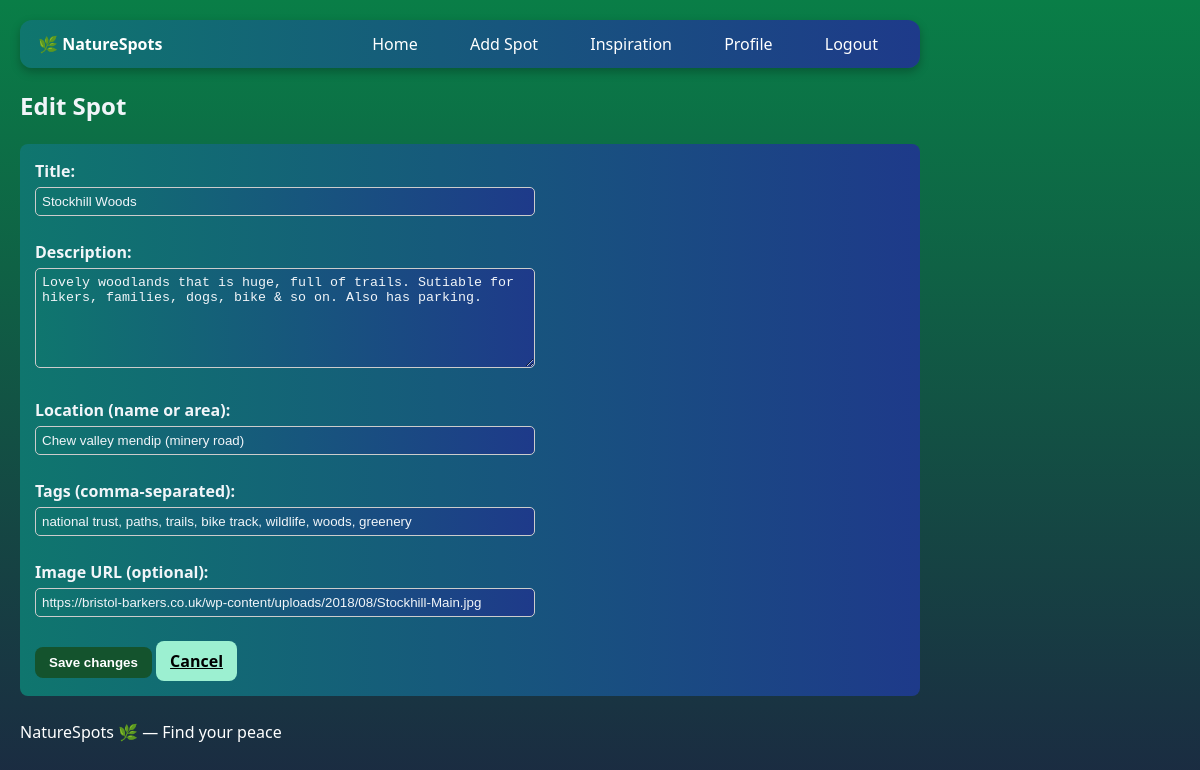
Page /spots/1/edit (signed in) on the committed database.
### app.py (models this page shows)
class NatureSpot(db.Model):
    id = db.Column(db.Integer, primary_key=True)
    title = db.Column(db.String(100), nullable=False)
    description = db.Column(db.Text, nullable=False)
    location = db.Column(db.String(100), nullable=False)
    tags = db.Column(db.String(100))
    image_url = db.Column(db.String(300))
    user_id = db.Column(db.Integer, db.ForeignKey('user.id'), nullable=False)

### app.py (the view, shortened to what this page needs)
@app.route('/spots/<int:spot_id>/edit', methods=['GET', 'POST'])
def edit_spot(spot_id):
    if 'user_id' not in session:
        flash('Please log in.', 'warning')
        return redirect(url_for('login'))
    spot = get_spot_or_404(spot_id)
    if spot.user_id != session['user_id']:
        abort(403)
    return render_template('edit_spot.html', spot=spot)

### app.py (called while the page is built)
def get_spot_or_404(spot_id):
    spot = NatureSpot.query.get(spot_id)
    if not spot:
        abort(404)
    return spot

### templates/edit_spot.html (shortened to what this page needs)
{% extends 'layout.html' %}
{% block content %}
<h2>Edit Spot</h2>
<form method="POST" class="edit-form">
  <label>Title:</label><br>
  <input type="text" name="title" value="{{ spot.title }}" required><br><br>
  <label>Description:</label><br>
  <textarea name="description" required>{{ spot.description }}</textarea><br><br>
  <label>Location (name or area):</label><br>
  <input type="text" name="location" value="{{ spot.location }}" required><br><br>
  <label>Tags (comma-separated):</label><br>
  <input type="text" name="tags" value="{{ spot.tags }}"><br><br>
  <label>Image URL (optional):</label><br>
  <input type="url" name="image_url" value="{{ spot.image_url or '' }}"><br><br>
  <button type="submit" class="btn btn-save">Save changes</button>
  <a href="{{ url_for('profile', username=session.get('username')) }}" class="btn btn-secondary">Cancel</a>
</form>
{% endblock %}

### templates/layout.html (shortened to what this page needs)
<!DOCTYPE html>
<html lang="en">
<head>
    <link rel="stylesheet" href="{{ url_for('static', filename='styles.css') }}">
</head>
<body>
<header>
  <nav class="topnav">
    <div class="brand">
      <a href="{{ url_for('home') }}">🌿 NatureSpots</a>
    </div>
    <div class="links">
      <a href="{{ url_for('home') }}" class="{% if request.endpoint == 'home' %}active{% endif %}">Home</a>
      <a href="{{ url_for('add_spot') }}" class="{% if request.endpoint == 'add_spot' %}active{% endif %}">Add Spot</a>
      <a href="{{ url_for('inspiration') }}" class="{% if request.endpoint == 'inspiration' %}active{% endif %}">Inspiration</a>
      {% if session.get('user_id') %}
        <a href="{{ url_for('profile', username=session.get('username')) }}" class="{% if request.endpoint in ['profile','my_profile'] %}active{% endif %}">Profile</a>
        <a href="{{ url_for('logout') }}">Logout</a>
      {% else %}
        <a href="{{ url_for('login') }}" class="{% if request.endpoint == 'login' %}active{% endif %}">Login</a>
        <a href="{{ url_for('register') }}" class="{% if request.endpoint == 'register' %}active{% endif %}">Register</a>
      {% endif %}
    </div>
  </nav>
</header>
  <main>
     {% block content %}{% endblock %}
   </main>
    <footer>
        <p>NatureSpots 🌿 — Find your peace</p>
    </footer>
</body>
</html>

### static/styles.css (style rules this page uses)
:root { --bg:#035125; --panel:#1c2541; --accent:#5bc0be; --accent-2:#6fffe9; --text:#f1f5f9; --muted:#94a3b8; --danger:#ef4444; --success:#22c55e; --radius:10px; --gap:14px; }
* { box-sizing:border-box }
body { margin:0; font-family:system-ui,-apple-system,Segoe UI,Roboto,Inter,Arial,sans-serif; background:linear-gradient(180deg,#097e47 0%,#1c2541 100%); color:var(--text); min-height:100vh; }
input,select,textarea { width:100%; padding:10px 12px; margin-top:8px; background:linear-gradient(to right, #0f766e, #1e3a8a); color:var(--text); border:1px solid rgba(255,255,255,.12); border-radius:8px; }
button,.btn { display:inline-block; padding:10px 14px; cursor:pointer; border-radius:8px; border:1px solid transparent; background:linear-gradient(180deg,var(--accent),var(--accent-2)); color:#03141c; font-weight:600; }
body { font-family: system-ui, Arial, sans-serif; line-height: 1.5; max-width: 900px; margin: 20px; }
nav a { margin-right: 12px; }
.btn { background: #9cf0d1; color: #000; border: none; padding: 8px 14px; border-radius: 8px; cursor: pointer; font-weight: bold; }
.btn-save { background:#14532d; border-color: #22c55e; color: #fff; }
.edit-form { padding: 15px; border: none; border-radius: 8px; background: linear-gradient(to right, #0f766e, #1e3a8a); margin-top: 15px; }
.edit-form label { font-weight: bold; }
.edit-form input, .edit-form textarea { width: 100%; max-width: 500px; padding: 6px; margin-top: 4px; border: 1px solid #ccc; border-radius: 5px; }
.edit-form textarea { min-height: 100px; resize: vertical; }
.topnav { display: flex; align-items: center; justify-content: space-between; padding: 12px 18px; border-radius: 12px; background: linear-gradient(to right, #0f766e, #1e3a8a); border: none; box-shadow: 0 4px 10px rgba(0,0,0,0.25); margin-bottom: 16px; }
.topnav .brand a { font-weight: 800; text-decoration: none; color: white; }
.topnav .links a { margin-left: 12px; padding: 6px 12px; border-radius: 8px; text-decoration: none; color: white; transition: 0.3s; }
footer { margin-top: 24px; color: #ffffff; }

### rows in the picture
NatureSpot: title "Stockhill Woods", description "Lovely woodlands that is huge, full of trails. Sutiable for hikers, families, dogs, bike & so on. Also has parking.", location "Chew valley mendip (minery road)", tags "national trust, paths, trails, bike track, wildlife, woods, greenery", image_url "https://bristol-barkers.co.uk/wp-content/uploads/2018/08/Stockhill-Main.jpg"
